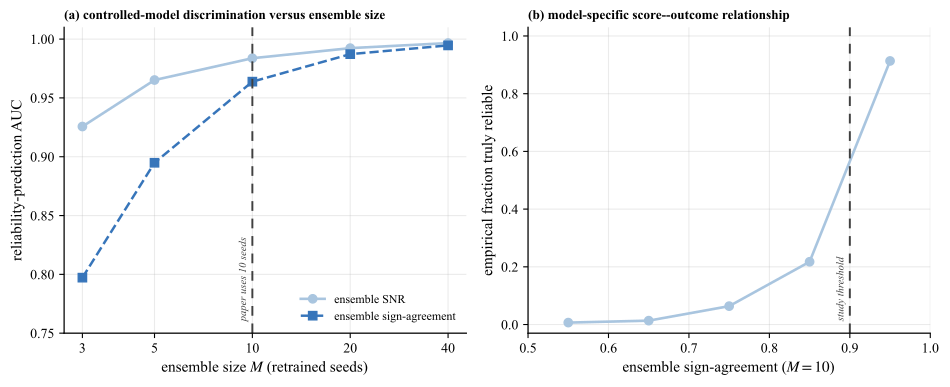

Reproduce this figure in Python.
# -*- coding: utf-8 -*-
# fig_reliability_calib (2 panels) from a Monte-Carlo over a controlled reliability spectrum.
# (a) AUC for predicting per-zone reliability vs ensemble size M (paper uses M=10), for sign-agreement and SNR.
# (b) calibration at M=10: ensemble sign-agreement vs the empirical fraction of reliable gradients.
import os
os.environ['KMP_DUPLICATE_LIB_OK'] = 'TRUE'
import numpy as np
import matplotlib as mpl; mpl.use('Agg')
import matplotlib.pyplot as plt
from matplotlib.transforms import offset_copy
mpl.rcParams.update({'font.family': 'serif', 'font.serif': ['Times New Roman'], 'mathtext.fontset': 'stix',
    'pdf.fonttype': 42, 'ps.fonttype': 42, 'axes.spines.top': False, 'axes.spines.right': False,
    'axes.labelsize': 11, 'xtick.labelsize': 10, 'ytick.labelsize': 10, 'legend.fontsize': 9, 'axes.linewidth': 0.9})
DIR = os.path.dirname(os.path.abspath(__file__)); GRN = '#A9C5DF'; SIG = '#3775BA'; ACC = '#C76B3C'
d = np.load(os.path.join(DIR, 'reliability_calib.npz'))
M = d['M_list']; auc_sign = d['auc_sign']; auc_snr = d['auc_snr']
cc = d['calib_centers']; cf = d['calib_fracs']

fig, (a, b) = plt.subplots(1, 2, figsize=(9.6, 4.0))

# (a) AUC vs ensemble size
GUIDE = '#404040'; GUIDE_DASH = (0, (5, 4))
a.plot(M, auc_snr, 'o-', color=GRN, lw=1.9, ms=6, label='ensemble SNR')
a.plot(M, auc_sign, 's--', color=SIG, lw=1.8, ms=6, label='ensemble sign-agreement')
a.axvline(10, color=GUIDE, ls=GUIDE_DASH, lw=1.4)
tr_a = offset_copy(a.get_xaxis_transform(), fig=fig, x=-3, y=2, units='points')
a.text(10, 0.03, 'paper uses 10 seeds', transform=tr_a, rotation=90,
       ha='right', va='bottom', fontsize=7.6, color=GUIDE, style='italic')
a.set_xscale('log')
from matplotlib.ticker import FixedLocator, NullLocator, NullFormatter
a.xaxis.set_major_locator(FixedLocator(list(M))); a.xaxis.set_minor_locator(NullLocator())
a.xaxis.set_minor_formatter(NullFormatter()); a.set_xticklabels([int(m) for m in M])
a.set_xlabel('ensemble size $M$ (retrained seeds)'); a.set_ylabel('reliability-prediction AUC')
a.set_ylim(0.75, 1.01); a.legend(frameon=False, loc='lower right', fontsize=8.6); a.grid(alpha=0.25, which='both')
a.set_title('(a) controlled-model discrimination versus ensemble size', loc='left', fontsize=9.6, fontweight='bold')

# (b) calibration: sign-agreement vs empirical reliable fraction
b.plot(cc, cf, 'o-', color=GRN, lw=1.9, ms=6)
b.axvline(0.9, color=GUIDE, ls=GUIDE_DASH, lw=1.4)
tr_b = offset_copy(b.get_xaxis_transform(), fig=fig, x=-3, y=2, units='points')
b.text(0.9, 0.03, 'study threshold', transform=tr_b, rotation=90,
       ha='right', va='bottom', fontsize=7.6, color=GUIDE, style='italic')
b.set_xlabel('ensemble sign-agreement ($M{=}10$)'); b.set_ylabel('empirical fraction truly reliable')
b.set_xlim(0.5, 1.0); b.set_ylim(-0.03, 1.03); b.grid(alpha=0.25)
b.set_title('(b) model-specific score--outcome relationship', loc='left', fontsize=9.6, fontweight='bold')

fig.tight_layout()
fig.savefig(os.path.join(DIR, 'fig_reliability_calib.png'), dpi=300, bbox_inches='tight')
fig.savefig(os.path.join(DIR, 'fig_reliability_calib.pdf'), bbox_inches='tight')
print('saved fig_reliability_calib; AUC(sign) M=10 =', float(auc_sign[list(M).index(10)]),
      'AUC(snr) M=10 =', float(auc_snr[list(M).index(10)]))
